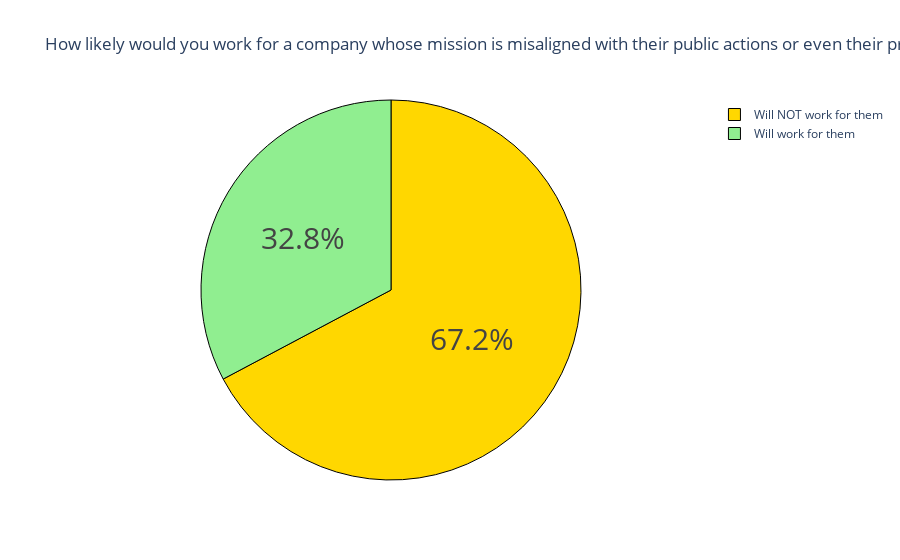

The code cell stored with this chart in its notebook:
### Code cell
question2 = data["How likely would you work for a company whose mission is misaligned with their public actions or even their product ?"].value_counts()
label = question2.index
counts = question2.values

colors = ['gold', 'lightgreen']

fig = go.Figure(data = [go.Pie(labels = label, values = counts)])
fig.update_layout(title_text = 'How likely would you work for a company whose mission is misaligned with their public actions or even their product ?')

fig.update_traces (
    hoverinfo = 'label+value',
    textinfo = 'percent',
    textfont_size = 30,
    marker = dict(colors = colors, line = dict(color = 'black', width = 1))
)
fig.show()

### Figure 1 — Plotly figure (JSON) as saved in the notebook; plotly's stock layout.template omitted (floating-point values rounded to 4 significant figures)
{"data": [{"hoverinfo": "label+value", "labels": ["Will NOT work for them", "Will work for them"], "marker": {"colors": ["gold", "lightgreen"], "line": {"color": "black", "width": 1}}, "textfont": {"size": 30}, "textinfo": "percent", "type": "pie", "values": [158, 77]}], "layout": {"title": {"text": "How likely would you work for a company whose mission is misaligned with their public actions or even their product ?"}}}
